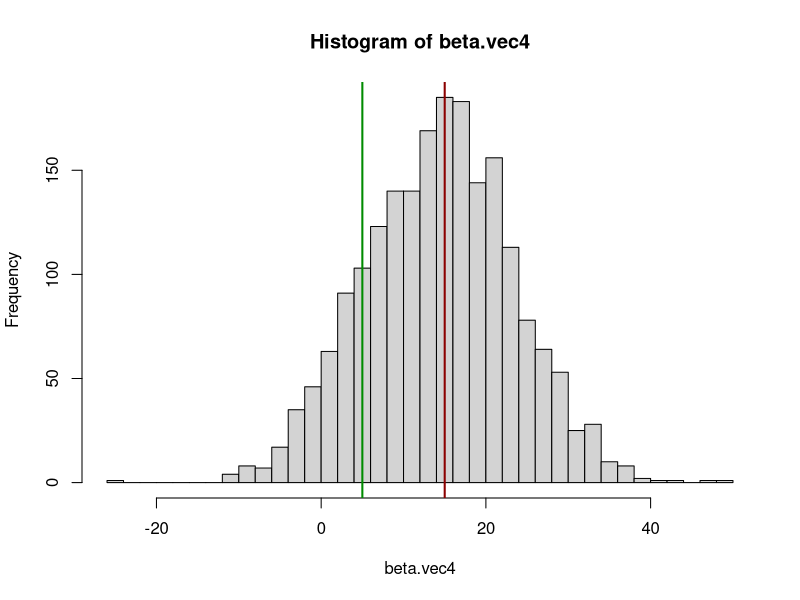
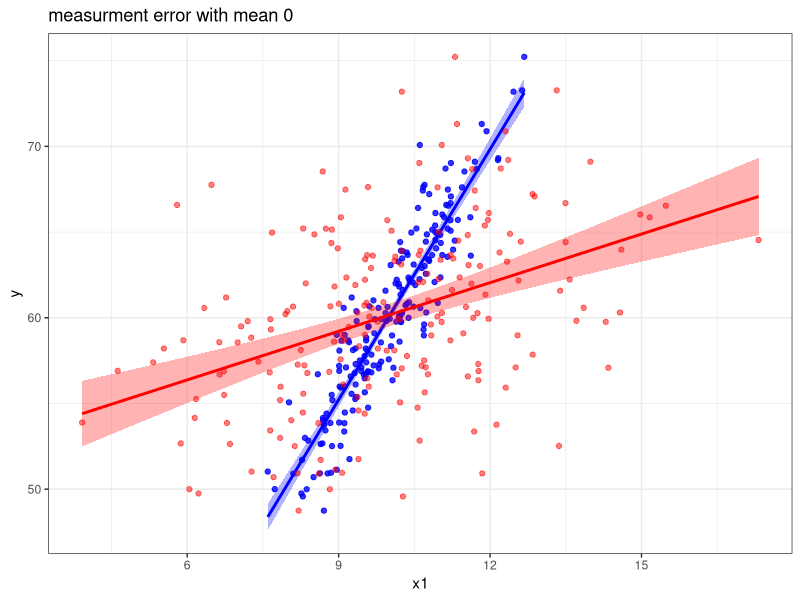
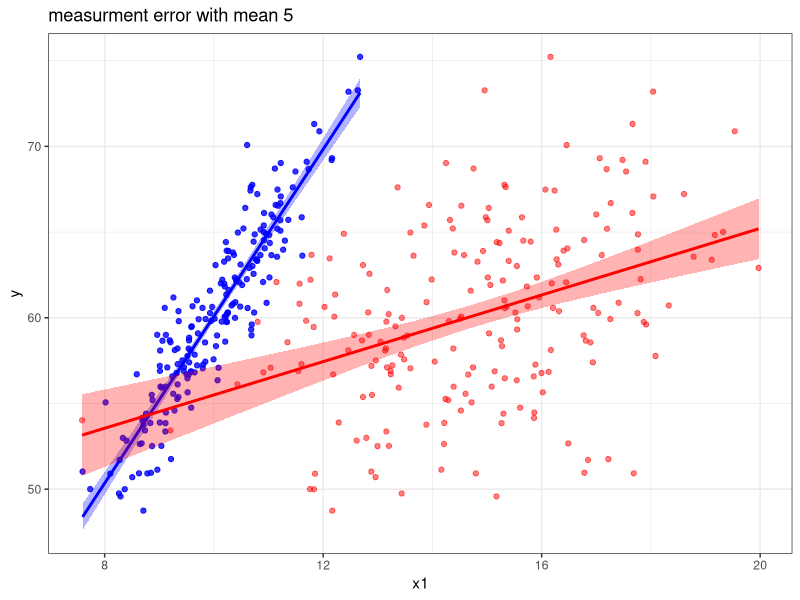
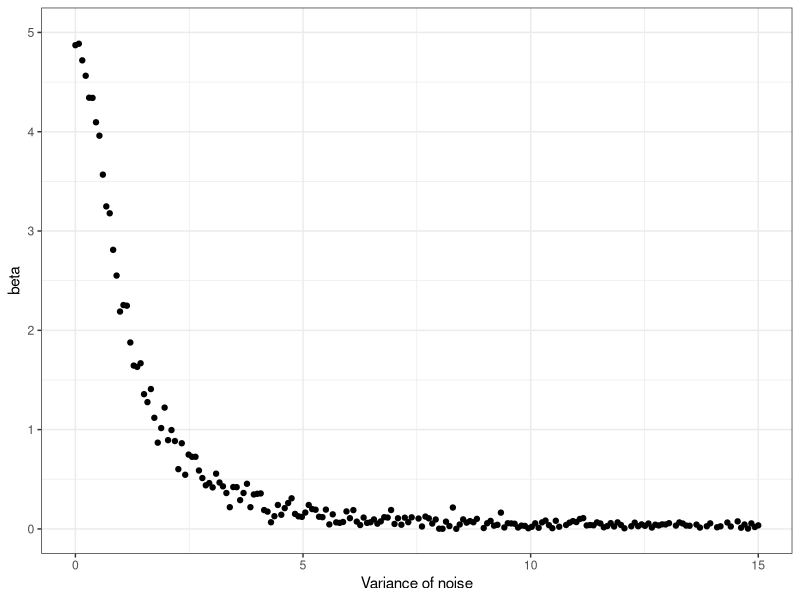
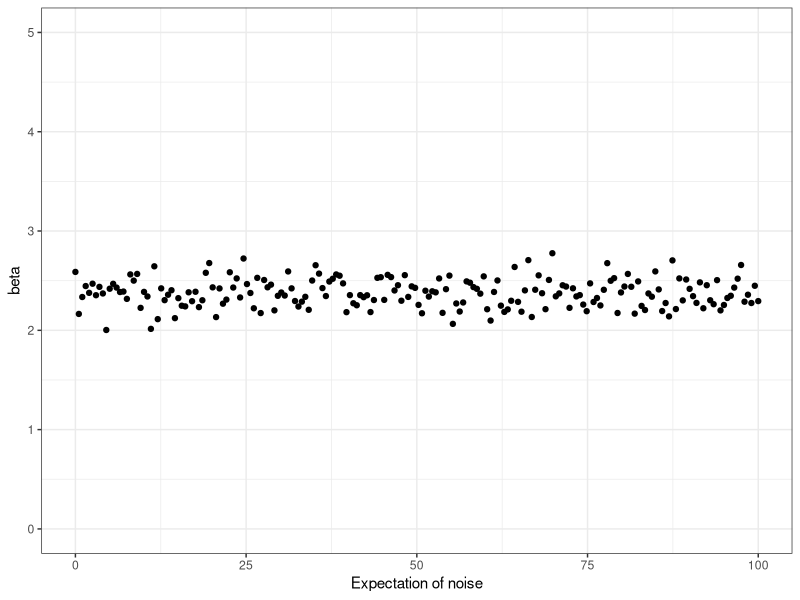
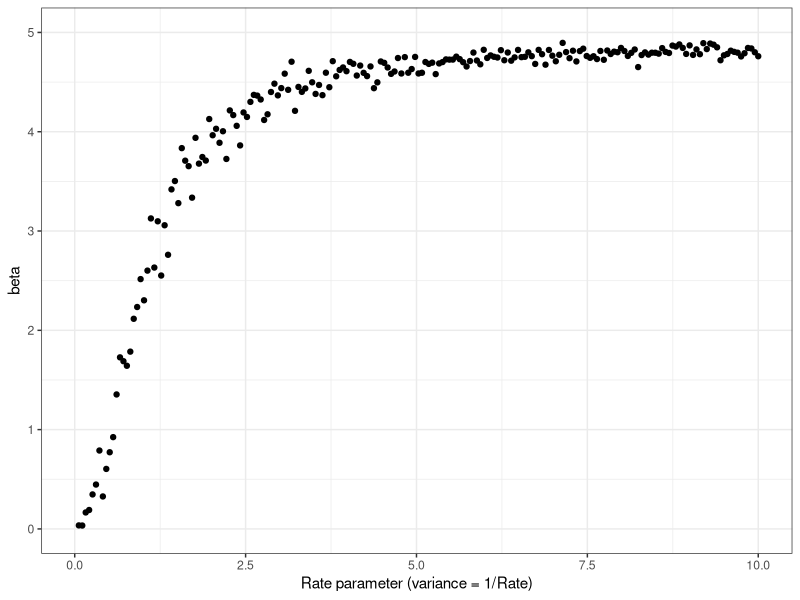

Here is the R script that generated these plots, in order:
################################
# OLS examples
################################

#install.packages("ggplot2")
library(ggplot2)
setwd("~/Documents/Slides_OLS") #working directory

set.seed(3)

n=200
x1 = rnorm(n,mean=10,1)
#x2 = rnorm(n,mean=2,10)
epsilon = rnorm(n,0,2)
y = 10+5*x1+epsilon

### mesurment error:
noise = rnorm(n,0,2)
x1_noise = x1+noise

### OLS estimation:
lm(y~x1_noise)


### Plot:
pdf(file="ols1.pdf",width=5,height=4)
ggplot(data.frame(x1,x1_noise,y))+theme_bw()+

  geom_point(aes(x=x1,y=y),col="blue",alpha=0.8)+  
geom_smooth(aes(x=x1,y=y),col="blue",method="lm",fill="blue",alpha=0.3)+

  geom_point(aes(x=x1_noise,y=y),col="red",alpha=0.5)+
geom_smooth(aes(x=x1_noise,y=y),col="red",method="lm",fill="red",alpha=0.3)+
  labs(title="measurment error with mean 0")
dev.off()

### mesurment error 2:
noise = rnorm(n,5,2)
x1_noise = x1+noise

### Plot:
pdf(file="ols2.pdf",width=5,height=4)
ggplot(data.frame(x1,x1_noise,y))+theme_bw()+
  
  geom_point(aes(x=x1,y=y),col="blue",alpha=0.8)+  
  geom_smooth(aes(x=x1,y=y),col="blue",method="lm",fill="blue",alpha=0.3)+
  
  geom_point(aes(x=x1_noise,y=y),col="red",alpha=0.5)+
  geom_smooth(aes(x=x1_noise,y=y),col="red",method="lm",fill="red",alpha=0.3)+
  labs(title="measurment error with mean 5")
dev.off()

### The relathionship between the measurment error and the bias of the estimator:

R=200
beta.vec1 = rep(999,R)
noiseSE.vec = seq(0,15,length=R)

for (i in c(1:R)){
  noise = rnorm(n,0,noiseSE.vec[i])
  x1_noise0 = x1+noise
  beta.vec1[i] = coef(lm(y~x1,data=data.frame(x1=x1_noise0,y=y)))[2]
}

pdf(file="ols3.pdf",width=5,height=4)
ggplot(data.frame(beta=beta.vec1,SD_noise = noiseSE.vec),aes(x=SD_noise,y=beta))+
  geom_point()+ylim(0,5)+theme_bw()+labs(x="Variance of noise")
dev.off()

### Changes in the expecation of the measurment error:
R=200
beta.vec2 = rep(999,R)
noiseE.vec = seq(0,100,length=R)

for (i in c(1:R)){
  noise = rnorm(n,noiseE.vec[i],1)
  x1_noise0 = x1+noise
  beta.vec2[i] = coef(lm(y~x1,data=data.frame(x1=x1_noise0,y=y)))[2]
}

pdf(file="ols4.pdf",width=5,height=4)
ggplot(data.frame(beta=beta.vec2,SD_noise = noiseE.vec),aes(x=SD_noise,y=beta))+
  geom_point()+ylim(0,5)+theme_bw()+labs(x="Expectation of noise")
dev.off()

cat("Cehck",mean(beta.vec1),"\n")
cat("Cehck",mean(beta.vec2),"\n")


### The relathionship between the measurment error and the distribution of the noise:

R=200
beta.vec3 = rep(999,R)
noise3.vec = seq(0.01,10,length=R)

for (i in c(1:R)){
  noise = rexp(n,noise3.vec[i])
  x1_noise0 = x1+noise
  beta.vec3[i] = coef(lm(y~x1,data=data.frame(x1=x1_noise0,y=y)))[2]
}

pdf(file="ols5.pdf",width=5,height=4)
ggplot(data.frame(beta=beta.vec3,SD_noise = noise3.vec),aes(x=SD_noise,y=beta))+
  geom_point()+ylim(0,5)+theme_bw()+labs(x="Rate parameter (variance = 1/Rate)")
dev.off()

###################################
# Measurment error in "y"
###################################

R=2000
beta.vec4 = rep(999,R)
noise4.vec = seq(0.01,10,length=R)

x1 = rnorm(n,mean=10,1)
epsilon = rnorm(n,0,2)
y = 10+5*x1+epsilon

for (i in c(1:R)){
  noise = rnorm(n,3,2)
  y_noise = y*noise
  beta.vec4[i] = coef(lm(y~x1,data=data.frame(x1=x1,y=y_noise)))[2]
}

hist(beta.vec4,breaks=40)
abline(v=15,col="red4",lwd=2)
abline(v=5,col="green4",lwd=2)

